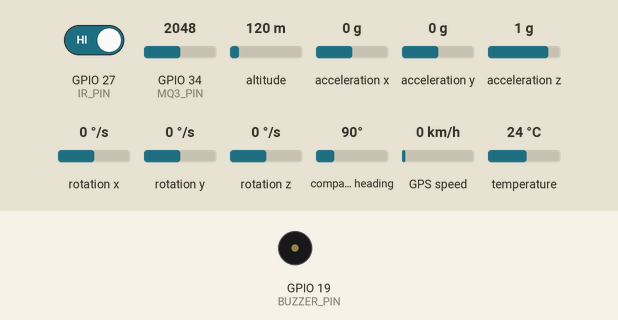
Recording of a sketch running on a simulated ESP32. Parts: buzzer (waves = sounding). Inputs (shaded band) come from the test bench; at power-on: GPIO 27 (IR_PIN) HIGH, acceleration x 0 g, GPIO 34 (MQ3_PIN) = 2048, acceleration y 0 g, acceleration z 1 g, altitude 120 m, rotation x 0 °/s, rotation y 0 °/s, rotation z 0 °/s, compass heading 90°, GPS speed 0 km/h, temperature 24 °C. WiFi joins after 1.5 s; servers stay silent unless stated; uploads are accepted with an empty reply; the GPS gets a fix after 3 s at 37.7749, -122.4194 with 8 satellites; web services answer with replies made up by the test bench; what the sketch prints to the serial monitor is not drawn.

Above: at 2.7 s.
2.8 s: GPIO 27 (IR_PIN) driven LOW
At 3.6 s:
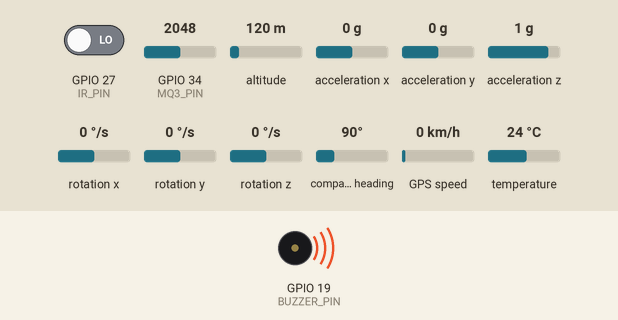
7.2 s: acceleration x set to -1.4 g
9.0 s: GPIO 34 (MQ3_PIN) set to 1228
10.5 s: acceleration y set to -1.4 g
12.0 s: acceleration z set to -1.4 g
13.5 s: GPIO 34 (MQ3_PIN) set to 1160
Timing chart, 0 to 16.0 s (numbered marks = the images above; inputs shaded):
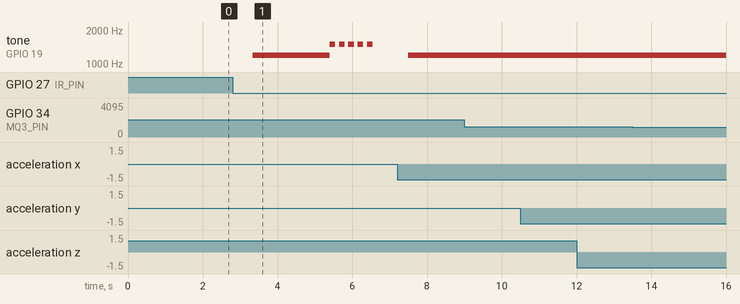

Measured:
- after the input at 2.8 s, tone on GPIO 19 (BUZZER_PIN): silent → 1200 Hz after 0.54 s, then repeats every 0.25 s: 1500 Hz 0.15 s, silent 0.10 s, until it stays silent from 6.5 s
- after the input at 9.0 s, every drawn part: stays the same
- after the input at 10.5 s, every drawn part: stays the same
- after the input at 12.0 s, every drawn part: stays the same
- after the input at 13.5 s, every drawn part: stays the same

The sketch:

ridesense_x.ino
```cpp
#include <WiFi.h>
#include <HTTPClient.h>
#include <WiFiClientSecure.h>
#include <Wire.h>
#include <Adafruit_MPU6050.h>
#include <Adafruit_Sensor.h>
#include <TinyGPSPlus.h>

// ================= WIFI =================
const char* ssid = "HOTSPOT NAME";
const char* password = "PASSWORD";

// ================= TELEGRAM =================
String botToken = "YOUR BOT TAKOEN8365285694:AAEWv1LkOuT2f3AnszF8OH1K0rQaOhltM1A";
String chatID = "YOUR CHAT ID";

// ================= MPU =================
Adafruit_MPU6050 mpu;
bool crashDetectedFinal = false;
// ================= GPS =================
TinyGPSPlus gps;
HardwareSerial gpsSerial(1);

// ================= IR SENSOR =================
#define IR_PIN 27

// ================= BUZZER =================
#define BUZZER_PIN 19

// ================= MQ3 =================
#define MQ3_PIN 34
int alcoholThreshold = 1200;
float alcoholSmooth = 0;
bool alcoholDetected = false;

// ================= CRASH =================
unsigned long noMotionTime = 4000;
bool impactDetected = false;
unsigned long impactTime = 0;
float prevAcc = 1.0;

// ================= DROWSINESS =================
unsigned long eyeClosedStart = 0;
bool eyeClosed = false;
bool drowsyAlertSent = false;
const unsigned long DROWSY_TIME = 2000;

// ================= SETUP =================
void setup() {
  Serial.begin(115200);

  pinMode(IR_PIN, INPUT);
  pinMode(MQ3_PIN, INPUT);
  pinMode(BUZZER_PIN, OUTPUT);
  digitalWrite(BUZZER_PIN, LOW);
  Serial.println("🚀 System Starting...");

  // WiFi
  WiFi.begin(ssid, password);
  Serial.print("Connecting WiFi");
  while (WiFi.status() != WL_CONNECTED) {
    delay(500);
    Serial.print(".");
  }
  Serial.println("\n✅ WiFi Connected");

  // MPU
  Wire.begin(21, 22);
  if (!mpu.begin()) {
    Serial.println("❌ MPU6050 not found!");
    while (1);
  }
  Serial.println("✅ MPU Ready");

  // GPS
  gpsSerial.begin(9600, SERIAL_8N1, 16, 17);


}

// ================= LOOP =================
void loop() {

  // ===== GPS =====
  while (gpsSerial.available()) {
    gps.encode(gpsSerial.read());
  }

  // =====================================================
  // 😴 DROWSINESS DETECTION
  // =====================================================
 // =====================================================
// 😴 DROWSINESS DETECTION
// =====================================================

static int stableCount = 0;

int irState = digitalRead(IR_PIN);

// Sensor LED ON = LOW
bool isEyeClosed = (irState == LOW);

if (isEyeClosed) {

  stableCount++;

  // Stable detection
  if (stableCount >= 3) {

    // 🔊 Buzzer Sound
    tone(BUZZER_PIN, 1200);

    if (!eyeClosed) {

      eyeClosed = true;
      eyeClosedStart = millis();
      drowsyAlertSent = false;

      Serial.println("👁️ Eye Closed...");
    }

    if (!drowsyAlertSent &&
        millis() - eyeClosedStart >= DROWSY_TIME) {

      Serial.println("😴 DROWSINESS DETECTED!");

      // Beep Beep Alert
      for(int i=0; i<5; i++) {

        tone(BUZZER_PIN, 1500);
        delay(150);

        noTone(BUZZER_PIN);
        delay(100);
      }

      if (WiFi.status() == WL_CONNECTED) {
        sendDrowsinessTelegram();
      }

      drowsyAlertSent = true;
    }
  }

} else {

  stableCount = 0;

  eyeClosed = false;
  drowsyAlertSent = false;

  // 🔇 Stop buzzer
  noTone(BUZZER_PIN);
}

  // =====================================================
  // 🍺 ALCOHOL DETECTION
  // =====================================================
  int alcoholRaw = analogRead(MQ3_PIN);

  alcoholSmooth = (alcoholSmooth * 0.8) + (alcoholRaw * 0.2);
  alcoholDetected = alcoholSmooth > alcoholThreshold;

  Serial.print("Alcohol: ");
  Serial.print(alcoholRaw);
  Serial.print(" | Smoothed: ");
  Serial.print(alcoholSmooth);

  static bool alcoholSent = false;

  if (alcoholDetected) {
    Serial.println(" ⚠️ Alcohol Detected");

    if (!alcoholSent && WiFi.status() == WL_CONNECTED) {
      sendAlcoholTelegram();
      alcoholSent = true;
    }

  } else {
    Serial.println(" ✅ Safe");
    alcoholSent = false;
  }

  // =====================================================
  // 🚨 CRASH DETECTION
  // =====================================================
  sensors_event_t a, g, temp;
  mpu.getEvent(&a, &g, &temp);

  float currentAcc = sqrt(
    a.acceleration.x * a.acceleration.x +
    a.acceleration.y * a.acceleration.y +
    a.acceleration.z * a.acceleration.z
  ) / 9.81;

  float acc_g = (prevAcc * 0.7) + (currentAcc * 0.3);
  float diff = abs(acc_g - prevAcc);
  prevAcc = acc_g;

  Serial.print(" | Acc: ");
  Serial.println(acc_g);

  if (diff > 1.5 && !impactDetected) {
    impactDetected = true;
    impactTime = millis();
    Serial.println("⚠️ Impact Detected!");
  }

  if (impactDetected && millis() - impactTime > noMotionTime) {

    if (acc_g < 1.2) {
      Serial.println("🚨 CRASH CONFIRMED!");

      crashDetectedFinal = true;  // ✅ set flag

      if (WiFi.status() == WL_CONNECTED) {
        sendAccidentTelegram();
      }

    } else {
      Serial.println("❌ False Alarm");
    }

    impactDetected = false;
  }

  delay(200);


  // ================= SEND TO DASHBOARD =================
static unsigned long lastSend = 0;

if (millis() - lastSend > 2000) {

  // ===== DEBUG TEST =====
  if (WiFi.status() == WL_CONNECTED) {
    HTTPClient http;
    http.begin("http://10.209.119.196:5000/data");
    int code = http.GET();

    Serial.print("TEST GET Code: ");
    Serial.println(code);

    http.end();
  }

  bool drowsyFlag = drowsyAlertSent;
  bool alcoholFlag = alcoholDetected;
  bool crashFlag = crashDetectedFinal;

  sendDataToServer(alcoholFlag, drowsyFlag, crashFlag);

  crashDetectedFinal = false;
  lastSend = millis();
}
}

// =====================================================
// 📩 TELEGRAM FUNCTIONS
// =====================================================

void sendAccidentTelegram() {

  WiFiClientSecure client;
  client.setInsecure();
  HTTPClient http;

  String lat = "0", lng = "0";

  if (gps.location.isValid()) {
    lat = String(gps.location.lat(), 6);
    lng = String(gps.location.lng(), 6);
  }

  String link = "https://www.google.com/maps?q=" + lat + "," + lng;

  String message =
    "🚨%20Accident%20Detected!%0A"
    "📍%20Location:%20" + link + "%0A%0A"

    "⚠️%20दुर्घटना%20झाली%20आहे!%0A"
    "कृपया%20मदत%20करा!%0A%0A"

    "⚠️%20दुर्घटना%20हो%20गई%20है!%0A"
    "कृपया%20मदद%20करें!";

  String url = "https://api.telegram.org/bot" + botToken +
               "/sendMessage?chat_id=" + chatID + "&text=" + message;

  http.begin(client, url);
  http.GET();
  http.end();
}

// ---------------- DROWSINESS ----------------
void sendDrowsinessTelegram() {

  WiFiClientSecure client;
  client.setInsecure();
  HTTPClient http;

  String lat = "0", lng = "0";

  // Check GPS validity
  if (gps.location.isValid()) {
    lat = String(gps.location.lat(), 6);
    lng = String(gps.location.lng(), 6);
  }

  // Google Maps link
  String link = "https://www.google.com/maps?q=" + lat + "," + lng;

  // Telegram message
  String message =
    "😴 Drowsiness Detected!\n"
    "Stop vehicle immediately!\n\n"

    "😴 झोप येत आहे!\n"
    "वाहन थांबवा!\n\n"

    "😴 नींद आ रही है!\n"
    "वाहन रोकें!\n\n"

    "📍 Location:\n" + link;

  // Encode spaces and new lines automatically
  message.replace(" ", "%20");
  message.replace("\n", "%0A");

  String url = "https://api.telegram.org/bot" + botToken +
               "/sendMessage?chat_id=" + chatID +
               "&text=" + message;

  Serial.println(url);

  http.begin(client, url);

  int httpCode = http.GET();

  Serial.print("HTTP Response: ");
  Serial.println(httpCode);

  http.end();
}

// ---------------- ALCOHOL ----------------
void sendAlcoholTelegram() {

  WiFiClientSecure client;
  client.setInsecure();
  HTTPClient http;

  String message =
    "🍺%20Alcohol%20Detected!%0A"
    "Do%20NOT%20drive!%0A%0A"

    "🍺%20मद्य%20आढळले!%0A"
    "वाहन%20चालवू%20नका!%0A%0A"

    "🍺%20शराब%20पाई%20गई!%0A"
    "गाड़ी%20मत%20चलाएं!";

  String url = "https://api.telegram.org/bot" + botToken +
               "/sendMessage?chat_id=" + chatID + "&text=" + message;

  http.begin(client, url);
  http.GET();
  http.end();
}


void sendDataToServer(bool alcohol, bool drowsy, bool crash) {

  if (WiFi.status() != WL_CONNECTED) return;

  WiFiClient client;              // ✅ REQUIRED
  HTTPClient http;

  String url = "http://10.209.119.196:5000/update";

  http.begin(client, url);        // ✅ FIXED
  http.addHeader("Content-Type", "application/json");

  String latitude = "0";
  String longitude = "0";

  if (gps.location.isValid()) {
    latitude = String(gps.location.lat(), 6);
    longitude = String(gps.location.lng(), 6);
  }

  String json = "{";
  json += "\"alcohol\":" + String(alcohol ? 1 : 0) + ",";
  json += "\"drowsiness\":" + String(drowsy ? 1 : 0) + ",";
  json += "\"crash\":" + String(crash ? 1 : 0) + ",";
  json += "\"latitude\":" + latitude + ",";
  json += "\"longitude\":" + longitude;
  json += "}";

  int code = http.POST(json);

  Serial.print("Server Code: ");
  Serial.println(code);

  Serial.println(http.getString());   // 🔥 DEBUG RESPONSE

  http.end();
}
```
